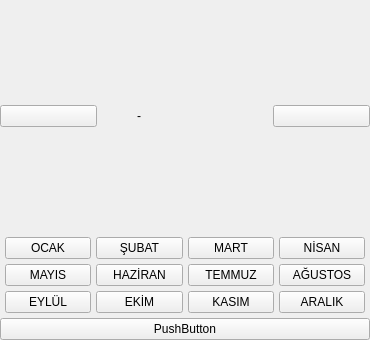
<?xml version="1.0" encoding="UTF-8"?>
<ui version="4.0">
 <class>Form</class>
 <widget class="QWidget" name="Form">
  <property name="geometry">
   <rect>
    <x>0</x>
    <y>0</y>
    <width>370</width>
    <height>340</height>
   </rect>
  </property>
  <property name="minimumSize">
   <size>
    <width>370</width>
    <height>340</height>
   </size>
  </property>
  <property name="maximumSize">
   <size>
    <width>370</width>
    <height>340</height>
   </size>
  </property>
  <property name="windowTitle">
   <string>Form</string>
  </property>
  <layout class="QVBoxLayout" name="verticalLayout">
   <property name="spacing">
    <number>0</number>
   </property>
   <property name="leftMargin">
    <number>0</number>
   </property>
   <property name="topMargin">
    <number>0</number>
   </property>
   <property name="rightMargin">
    <number>0</number>
   </property>
   <property name="bottomMargin">
    <number>0</number>
   </property>
   <item>
    <widget class="QFrame" name="main_frame">
     <property name="frameShape">
      <enum>QFrame::NoFrame</enum>
     </property>
     <layout class="QVBoxLayout" name="verticalLayout_2">
      <property name="spacing">
       <number>0</number>
      </property>
      <property name="leftMargin">
       <number>0</number>
      </property>
      <property name="topMargin">
       <number>0</number>
      </property>
      <property name="rightMargin">
       <number>0</number>
      </property>
      <property name="bottomMargin">
       <number>0</number>
      </property>
      <item>
       <widget class="QWidget" name="title" native="true">
        <layout class="QHBoxLayout" name="horizontalLayout">
         <property name="spacing">
          <number>0</number>
         </property>
         <property name="leftMargin">
          <number>0</number>
         </property>
         <property name="topMargin">
          <number>0</number>
         </property>
         <property name="rightMargin">
          <number>0</number>
         </property>
         <property name="bottomMargin">
          <number>0</number>
         </property>
         <item>
          <widget class="QPushButton" name="decYearButton">
           <property name="text">
            <string/>
           </property>
           <property name="icon">
            <iconset>
             <normaloff>:/icons/popular/icons8-back-64.png</normaloff>:/icons/popular/icons8-back-64.png</iconset>
           </property>
          </widget>
         </item>
         <item>
          <spacer name="_1">
           <property name="orientation">
            <enum>Qt::Vertical</enum>
           </property>
           <property name="sizeHint" stdset="0">
            <size>
             <width>40</width>
             <height>20</height>
            </size>
           </property>
          </spacer>
         </item>
         <item>
          <widget class="QLabel" name="date_info">
           <property name="text">
            <string>-</string>
           </property>
          </widget>
         </item>
         <item>
          <spacer name="_">
           <property name="orientation">
            <enum>Qt::Vertical</enum>
           </property>
           <property name="sizeHint" stdset="0">
            <size>
             <width>40</width>
             <height>20</height>
            </size>
           </property>
          </spacer>
         </item>
         <item>
          <widget class="QPushButton" name="incYearButton">
           <property name="text">
            <string/>
           </property>
           <property name="icon">
            <iconset>
             <normaloff>:/icons/popular/icons8-forward-64.png</normaloff>:/icons/popular/icons8-forward-64.png</iconset>
           </property>
          </widget>
         </item>
        </layout>
       </widget>
      </item>
      <item>
       <widget class="QWidget" name="button_container" native="true">
        <layout class="QGridLayout" name="gridLayout">
         <property name="leftMargin">
          <number>5</number>
         </property>
         <property name="topMargin">
          <number>5</number>
         </property>
         <property name="rightMargin">
          <number>5</number>
         </property>
         <property name="bottomMargin">
          <number>5</number>
         </property>
         <property name="spacing">
          <number>5</number>
         </property>
         <item row="0" column="0">
          <widget class="QPushButton" name="m1">
           <property name="text">
            <string>OCAK</string>
           </property>
           <property name="checkable">
            <bool>true</bool>
           </property>
          </widget>
         </item>
         <item row="0" column="1">
          <widget class="QPushButton" name="m2">
           <property name="text">
            <string>ŞUBAT</string>
           </property>
           <property name="checkable">
            <bool>true</bool>
           </property>
          </widget>
         </item>
         <item row="0" column="2">
          <widget class="QPushButton" name="m3">
           <property name="text">
            <string>MART</string>
           </property>
           <property name="checkable">
            <bool>true</bool>
           </property>
          </widget>
         </item>
         <item row="0" column="3">
          <widget class="QPushButton" name="m4">
           <property name="text">
            <string>NİSAN</string>
           </property>
           <property name="checkable">
            <bool>true</bool>
           </property>
          </widget>
         </item>
         <item row="1" column="0">
          <widget class="QPushButton" name="m5">
           <property name="text">
            <string>MAYIS</string>
           </property>
           <property name="checkable">
            <bool>true</bool>
           </property>
          </widget>
         </item>
         <item row="1" column="1">
          <widget class="QPushButton" name="m6">
           <property name="text">
            <string>HAZİRAN</string>
           </property>
           <property name="checkable">
            <bool>true</bool>
           </property>
          </widget>
         </item>
         <item row="1" column="2">
          <widget class="QPushButton" name="m7">
           <property name="text">
            <string>TEMMUZ</string>
           </property>
           <property name="checkable">
            <bool>true</bool>
           </property>
          </widget>
         </item>
         <item row="1" column="3">
          <widget class="QPushButton" name="m8">
           <property name="text">
            <string>AĞUSTOS</string>
           </property>
           <property name="checkable">
            <bool>true</bool>
           </property>
          </widget>
         </item>
         <item row="2" column="0">
          <widget class="QPushButton" name="m9">
           <property name="text">
            <string>EYLÜL</string>
           </property>
           <property name="checkable">
            <bool>true</bool>
           </property>
          </widget>
         </item>
         <item row="2" column="1">
          <widget class="QPushButton" name="m10">
           <property name="text">
            <string>EKİM</string>
           </property>
           <property name="checkable">
            <bool>true</bool>
           </property>
          </widget>
         </item>
         <item row="2" column="2">
          <widget class="QPushButton" name="m11">
           <property name="text">
            <string>KASIM</string>
           </property>
           <property name="checkable">
            <bool>true</bool>
           </property>
          </widget>
         </item>
         <item row="2" column="3">
          <widget class="QPushButton" name="m12">
           <property name="text">
            <string>ARALIK</string>
           </property>
           <property name="checkable">
            <bool>true</bool>
           </property>
          </widget>
         </item>
        </layout>
       </widget>
      </item>
      <item>
       <widget class="QPushButton" name="retTodayButton">
        <property name="text">
         <string>PushButton</string>
        </property>
        <property name="icon">
         <iconset>
          <normaloff>:/sut/arrow/dark/return-icon-9.png</normaloff>:/sut/arrow/dark/return-icon-9.png</iconset>
        </property>
       </widget>
      </item>
     </layout>
    </widget>
   </item>
  </layout>
 </widget>
 <resources>
  <include location="../../../../resources/convertor.qrc"/>
 </resources>
 <connections/>
</ui>
